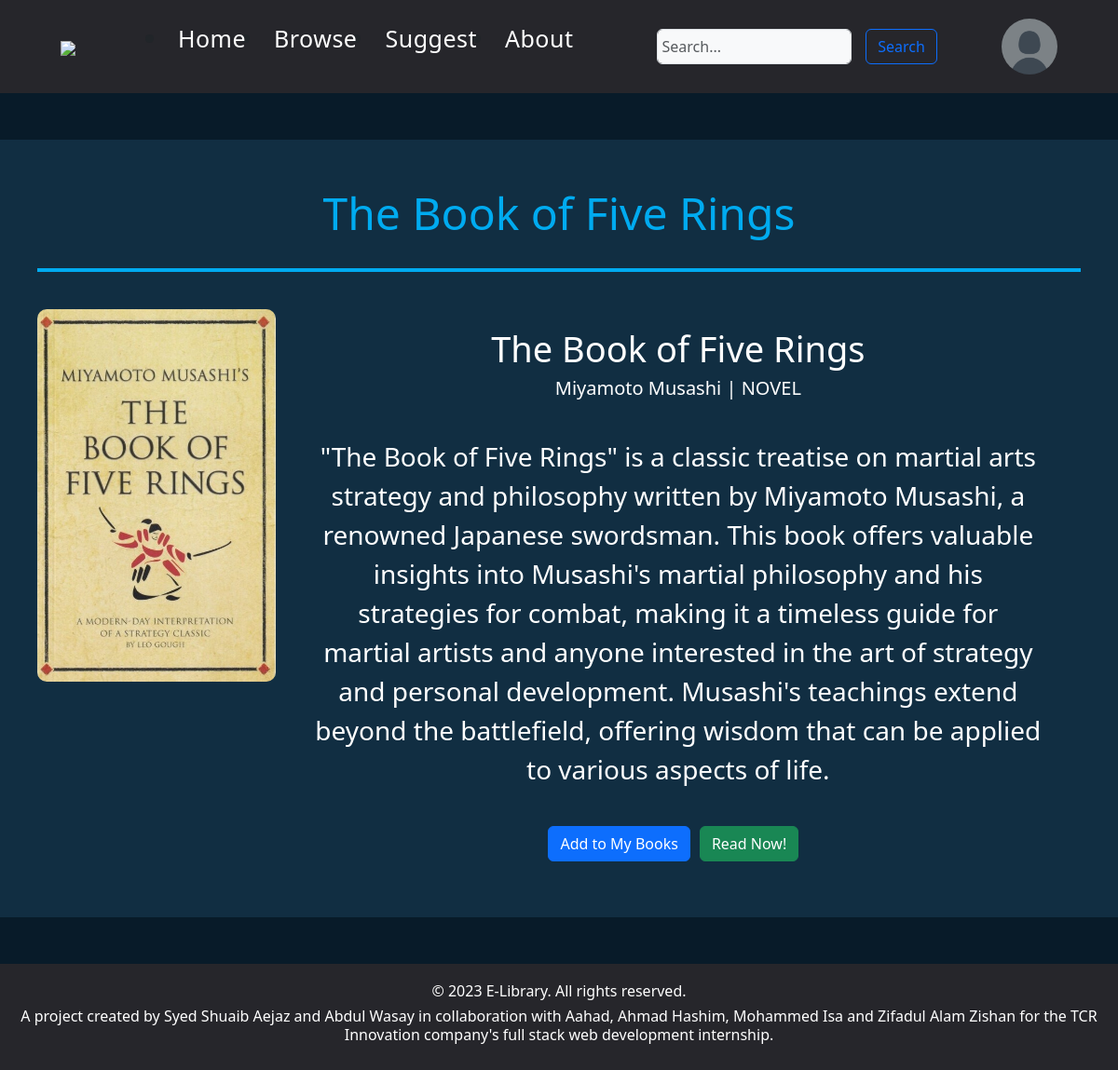
Page /book/21 (signed in) on the committed database.
### account/models.py (models this page shows, shortened)
class UserProfile(models.Model):
    user = models.OneToOneField(User, on_delete = models.CASCADE)
    profile_picture = models.ImageField(default = "images/profile_pictures/default_pfp.png", upload_to = "images/profile_pictures")
    @receiver(pre_delete, sender = User)
    def delete_user_profile(sender, instance, **kwargs):
        try:
            profile = UserProfile.objects.get(user=instance)
            profile.delete()
        except UserProfile.DoesNotExist:
            pass
    pre_delete.connect(delete_user_profile, sender = User)

### home/models.py (models this page shows, shortened)
class Books(models.Model):
    title = models.CharField(max_length = 255, null = False, blank = False)
    content = models.FileField(default = 'books/Coming_Soon_Page.jpg', upload_to = 'books/')
    summary = models.TextField(max_length = 500)
    author = models.CharField(max_length = 150)
    category = models.ForeignKey('Categories', on_delete = models.SET_NULL, null=True)
    thumbnail = models.ImageField(default = 'images/book_cover_not_available.jpg', upload_to = 'images/')

class Categories(models.Model):
    name = models.CharField(max_length = 100, unique = True)
    def __str__(self):
        return self.name

### home/views.py (the view)
# urls.py: path('book/<int:book_id>', home.views.book, name = "book"),
def book(request, book_id):
    book = get_object_or_404(Books, id = book_id)
    return render(request, 'home/book.html', {'book': book})

### home/templates/home/book.html (shortened to what this page needs)
{% extends 'base.html' %}
{% block content %}
<div class = "book-body">
    <h1 class = "title">{{ book.title }}</h1>
    <div class="Underline"></div>
    <div class = "book">
        <div class = "book-img">
            <img src = "{{ book.thumbnail.url }}" alt = "{{ book.title }}">
        </div>
        <div class = "book-info">
            <h2>{{ book.title }}</h2>
            <h3>{{ book.author }} | {{ book.category }}</h3>
            <p>{{ book.summary }}</p>
            <div class = "options">
                <form action = "{% url 'add_to_my_books' book.id %}" method = "POST">
                    <button class = "add btn btn-primary" type = "submit">Add to My Books</button>
                </form>
                <a href = "{{ book.content.url }}" class = "read btn btn-success">Read Now!</a>
            </div>
        </div>
    </div>
</div>
{% endblock %}

### static/templates/base.html (shortened to what this page needs)
{% load static %}
<!DOCTYPE html>
<html lang="en">
<head>
  <link href="https://cdn.jsdelivr.net/npm/bootstrap@5.3.2/dist/css/bootstrap.min.css" rel="stylesheet">
</head>
<body>
  <div class = "main-website-content">
    <header>
      <div class = "navbar">
        <div class = "navbar-logo">
          <a href = "{% url 'home' %}">
            <img src = "{% static 'logu.png' %}" height = 70px>
          </a>
        </div>
        <ul class = "navbar-tabs">
          <li><div class="navbar-padding"><a href = "{% url 'home' %}" style = "text-decoration: none; color: #fff;">Home</a></div> </li>
          <li><div class="navbar-padding"><a href = "{% url 'browse' %}" style = "text-decoration: none; color: #fff;">Browse</a></div></li>
          {% if not user.is_staff %}
            <li><div class="navbar-padding"><a href = "{% url 'suggest' %}" style = "text-decoration: none; color: #fff;">Suggest</a></div></li>
          {% endif %}
            <li><div class="navbar-padding"><a href = "{% url 'about' %}" style = "text-decoration: none; color: #fff;">About</a></div></li>
        </ul>
        <form method = "GET" action = "{% url 'browse_paginated' 1 %}" class = "navbar-search">
          <input type = "text" name = "query" class = "form-control form-control-dark text-bg-light" placeholder = "Search..." aria-label="Search">
          <button type = "submit" class = "search-button btn btn-outline-primary">Search</button>
        </form>
        <div class = "navbar-profile-icon">
          {% if user.is_staff %}
          <div class = "action">
            <div class = "profile" onclick = "menuToggle()">
              <img src = "{{ user.userprofile.profile_picture.url }}">
            </div>
            <div class = "menu">
              <h3>{{ user.username }}</h3>
              <ul>
                <li><img src = "{% static 'user.png' %}"><a href = "{% url 'account' %}">My Account</a></li>
                <li><img src = "{% static 'book.png' %}"><a href = "{% url 'my_books' %}">My Books</a></li>
                <li><img src = "{% static 'manage_book.png' %}"><a href = "{% url 'manage_books' %}">Manage Books</a></li>
                <li><img src = "{% static 'logout.png' %}"><a onclick = confirmLogout() style = "cursor: pointer;">Logout</a></li>
              </ul>
            </div>
          </div>
          {% elif user.is_authenticated %}
          <div class = "action">
            <div class = "profile" onclick = "menuToggle()">
              <img src = "{{ user.userprofile.profile_picture.url }}">
            </div>
          </div>
          {% else %}
          <a href = "{% url 'login' %}" class = "btn btn-outline-light me-1">Login</a>
          <a href = "{% url 'signup' %}" class = "btn btn-warning">Signup</a>
          {% endif %}
        </div>
      </div>
    </header>
    <div>
        {% block content %}
        {% endblock %}
    </div>
  </div>
</body>
<footer>
  <div class = "foot ">
    <h5>&copy 2023 E-Library. All rights reserved.</h5>
    <h6>A project created by Syed Shuaib Aejaz and Abdul Wasay in collaboration with Aahad, Ahmad Hashim, Mohammed Isa and Zifadul Alam Zishan for the TCR Innovation company's full stack web development internship.</h6>
  </div>
</footer>
</html>

### static/templates/base.html (style rules this page uses)
body { background-color: #888; display: flex; flex-direction: column; min-height: 100vh; }
.main-website-content { flex: 1; }
.foot { background-color: #26262b; color: #fff; width: 100%; position: static; bottom: 0; min-height: 100px; text-align: center; padding: 20px; }
.foot h5 { font-size: 16px; }
.foot h6 { font-size: 14; }
.navbar { background-color: #26262b; display: flex; justify-content: space-between; align-items: center; width: 100%; min-height: 100px; padding-right: 15px; padding-left: 15px; margin-right: auto; margin-left: auto; }
.navbar-logo { display:flex; flex:0.2; justify-content: left; margin-left: 50px; }
.navbar-tabs { display:flex; justify-content:center; align-items:center; font-size: 25px; padding: 20 0 10px; }
.navbar-tabs a { position: relative; text-decoration:none; color: #a0a0a0; letter-spacing: 0.5px; padding: 0 10px; }
.navbar-tabs a:after { content:""; position:absolute; background-color: #00abf0; height: 3px; width: 0; left:0; bottom: -10px; transition: 0.3s; }
.navbar-tabs li:last-child { margin-right: 0px; }
.navbar-search { display: flex; flex: 1; justify-content: center; padding: 5px 10px; width: 50%; }
.navbar-search input { width: 50%; padding: 5px; }
.search-button { margin-left: 15px; }
.navbar-profile-icon { float: right; margin-right: 50px; }
.action { position: relative; top: 0px; right: 0px; z-index: 1; }
.action .profile { position: relative; width: 60px; height: 60px; border-radius: 50%; overflow: hidden; cursor: pointer; }
.action .profile img { position: absolute; top: 0; left: 0; width: 100%; height: 100%; object-fit: cover; }
.navbar-padding { margin-right:10px; }

### home/templates/home/book.html (style rules this page uses)
body { background:#081b29; }
.book-body { background-color: #112e42; margin: 50px auto; max-width: 1600px; height: auto; padding: 40px; }
.title { color: #00abf0; font-size: 48px; margin-bottom: 20px; text-align: center; padding: 10px; }
.book { display: flex; }
.book-img img { height: 400px; width: auto; border-radius: 10px; }
.book-info { display: inline-block; color: #fff; text-align: center; margin: 20px; }
.book-info h2 { font-size: 38px; }
.book-info h3 { font-size: 20px; }
.book-info p { font-size: 28px; margin: 40px 20px 20px 20px; }
.options { margin-top: 40px; justify-content: center; display: flex; }
.options .add { margin-right: 10px; }
.options .read { margin-right: 10px; }
.Underline { border: 2px solid #00abf0; margin-bottom: 40px; }

### rows in the picture
Books: title "The Book of Five Rings", thumbnail (picture), author "Miyamoto Musashi", category "NOVEL", summary "\"The Book of Five Rings\" is a classic treatise on martial arts strategy and philosophy written by Miyamoto Musashi, a renowned Japanese swordsman. This book offers valuable insights into Musashi's martial philosophy and his strategies for combat, making it a timeless guide for martial artists and anyone interested in the art of strategy and personal development. Musashi's teachings extend beyond the battlefield, offering wisdom that can be applied to various aspects of life."
